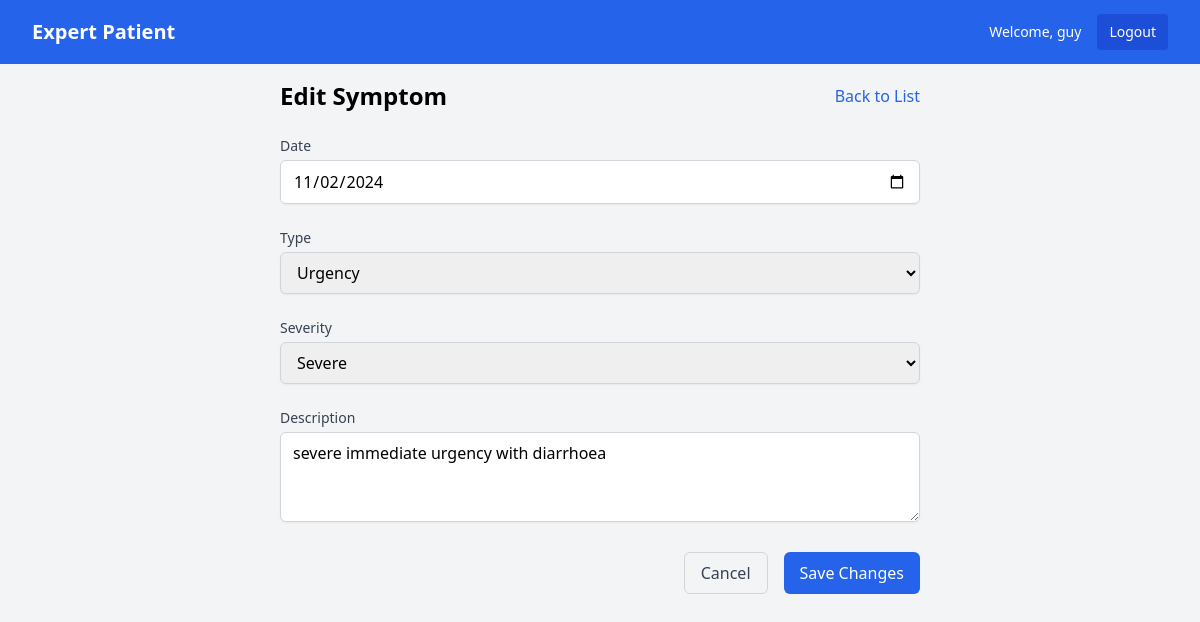
/symptoms/5/edit/ (signed in), run on the app's committed database.
### accounts/models.py (models this page shows, shortened)
class Patient(AbstractUser):
    date_of_diagnosis = models.DateField(null=True, blank=True)
    current_medications = models.TextField(blank=True)

### symptoms/models.py (models this page shows, shortened)
class Symptom(models.Model):
    SEVERITY_CHOICES = [
        (1, 'Very Mild'),
        (2, 'Mild'),
        (3, 'Moderate'),
        (4, 'Severe'),
        (5, 'Very Severe'),
    ]
    SYMPTOM_TYPES = [
        ('pain', 'Abdominal Pain'),
        ('blood', 'Blood in Stool'),
        ('urgency', 'Urgency'),
        ('fatigue', 'Fatigue'),
        ('joint_pain', 'Joint Pain'),
        ('other', 'Other'),
    ]
    user = models.ForeignKey(settings.AUTH_USER_MODEL, on_delete=models.CASCADE)
    date = models.DateField(validators=[validate_past_date], default=date.today)
    type = models.CharField(max_length=100, choices=SYMPTOM_TYPES, default='other')
    severity = models.IntegerField(choices=SEVERITY_CHOICES)
    description = models.TextField(blank=True)
    class Meta:
        ordering = ['-date']

### symptoms/views.py (the view, shortened to what this page needs)
# urls.py: path('<int:pk>/edit/', views.SymptomUpdateView.as_view(), name='edit'),
class SymptomUpdateView(LoginRequiredMixin, UpdateView):
    model = Symptom
    template_name = 'symptoms/edit.html'
    fields = ['date', 'type', 'severity', 'description']
    success_url = reverse_lazy('symptoms:list')
    def get_queryset(self):
        return Symptom.objects.filter(user=self.request.user)

### templates/symptoms/edit.html (shortened to what this page needs)
{% extends 'base.html' %}
{% block content %}
<div class="max-w-2xl mx-auto p-4">
    <div class="flex justify-between items-center mb-6">
        <h1 class="text-2xl font-bold">Edit Symptom</h1>
        <a href="{% url 'symptoms:list' %}"
           class="text-blue-600 hover:text-blue-800">
            Back to List
        </a>
    </div>
    <form method="POST" class="space-y-6">
        <div>
            <label for="{{ form.date.id_for_label }}"
                   class="block text-sm font-medium text-gray-700 mb-1">
                Date
            </label>
            <input type="date"
                   name="{{ form.date.name }}"
                   value="{{ form.date.value|date:'Y-m-d' }}"
                   max="{{ today|date:'Y-m-d' }}"
                   class="w-full px-3 py-2 border border-gray-300 rounded-md shadow-sm focus:outline-none focus:ring-blue-500 focus:border-blue-500">
        </div>
        <div>
            <label for="{{ form.type.id_for_label }}"
                   class="block text-sm font-medium text-gray-700 mb-1">
                Type
            </label>
            <select name="{{ form.type.name }}"
                    class="w-full px-3 py-2 border border-gray-300 rounded-md shadow-sm focus:outline-none focus:ring-blue-500 focus:border-blue-500">
                {% for value, label in form.fields.type.choices %}
                    <option value="{{ value }}" {% if form.type.value == value %}selected{% endif %}>
                        {{ label }}
                    </option>
                {% endfor %}
            </select>
        </div>
        <div>
            <label for="{{ form.severity.id_for_label }}"
                   class="block text-sm font-medium text-gray-700 mb-1">
                Severity
            </label>
            <select name="{{ form.severity.name }}"
                    class="w-full px-3 py-2 border border-gray-300 rounded-md shadow-sm focus:outline-none focus:ring-blue-500 focus:border-blue-500">
                {% for value, label in form.fields.severity.choices %}
                    <option value="{{ value }}" {% if form.severity.value == value %}selected{% endif %}>
                        {{ label }}
                    </option>
                {% endfor %}
            </select>
        </div>
        <div>
            <label for="{{ form.description.id_for_label }}"
                   class="block text-sm font-medium text-gray-700 mb-1">
                Description
            </label>
            <textarea name="{{ form.description.name }}"
                      rows="3"
                      class="w-full px-3 py-2 border border-gray-300 rounded-md shadow-sm focus:outline-none focus:ring-blue-500 focus:border-blue-500">{{ form.description.value|default:'' }}</textarea>
        </div>
        <div class="flex justify-end space-x-4">
            <a href="{% url 'symptoms:list' %}"
               class="px-4 py-2 border border-gray-300 rounded-md text-gray-700 hover:bg-gray-50">
                Cancel
            </a>
            <button type="submit"
                    class="px-4 py-2 bg-blue-600 text-white rounded-md hover:bg-blue-700">
                Save Changes
            </button>
        </div>
    </form>
</div>
{% endblock %}

### templates/base.html (shortened to what this page needs)
<!DOCTYPE html>
<html>
<head>
    <script src="https://cdn.tailwindcss.com"></script>
</head>
<body class="bg-gray-100">
    <nav class="bg-blue-600 text-white">
        <div class="max-w-7xl mx-auto px-4 sm:px-6 lg:px-8">
            <div class="flex justify-between h-16 items-center">
                <a href="{% url 'home:home' %}" class="text-xl font-bold">Expert Patient</a>
                {% if user.is_authenticated %}
                <div class="flex items-center space-x-4">
                    <span class="text-sm">Welcome, {{ user.username }}</span>
                    <a href="{% url 'accounts:logout' %}"
                       class="text-sm bg-blue-700 px-3 py-2 rounded hover:bg-blue-800">
                        Logout
                    </a>
                </div>
                {% endif %}
            </div>
        </div>
    </nav>
    <main class="min-h-screen">
        {% block content %}{% endblock %}
    </main>
</body>
</html>

### data on the page
Patient: username "guy"
Symptom: date "11/02/2024", type "Urgency", description "severe immediate urgency with diarrhoea"

### other printed values
form field severity "Severe"
